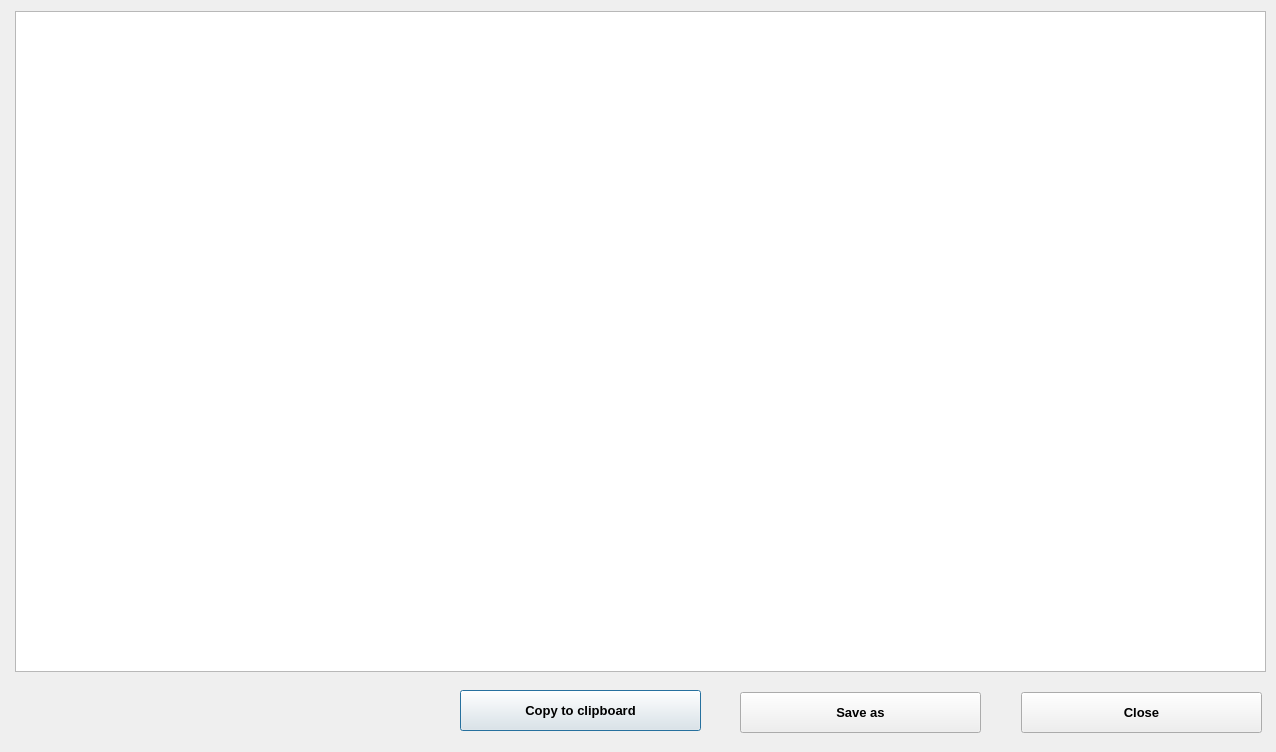
<?xml version="1.0" encoding="UTF-8"?>
<ui version="4.0">
 <class>LogOutput</class>
 <widget class="QDialog" name="LogOutput">
  <property name="geometry">
   <rect>
    <x>0</x>
    <y>0</y>
    <width>1276</width>
    <height>752</height>
   </rect>
  </property>
  <property name="windowTitle">
   <string>Configuration output</string>
  </property>
  <widget class="QTextBrowser" name="configOutputTextBrowser">
   <property name="geometry">
    <rect>
     <x>15</x>
     <y>11</y>
     <width>1251</width>
     <height>661</height>
    </rect>
   </property>
   <property name="palette">
    <palette>
     <active>
      <colorrole role="Text">
       <brush brushstyle="SolidPattern">
        <color alpha="255">
         <red>0</red>
         <green>0</green>
         <blue>0</blue>
        </color>
       </brush>
      </colorrole>
      <colorrole role="Base">
       <brush brushstyle="SolidPattern">
        <color alpha="255">
         <red>255</red>
         <green>255</green>
         <blue>255</blue>
        </color>
       </brush>
      </colorrole>
      <colorrole role="PlaceholderText">
       <brush brushstyle="SolidPattern">
        <color alpha="128">
         <red>0</red>
         <green>170</green>
         <blue>0</blue>
        </color>
       </brush>
      </colorrole>
     </active>
     <inactive>
      <colorrole role="Text">
       <brush brushstyle="SolidPattern">
        <color alpha="255">
         <red>0</red>
         <green>0</green>
         <blue>0</blue>
        </color>
       </brush>
      </colorrole>
      <colorrole role="Base">
       <brush brushstyle="SolidPattern">
        <color alpha="255">
         <red>255</red>
         <green>255</green>
         <blue>255</blue>
        </color>
       </brush>
      </colorrole>
      <colorrole role="PlaceholderText">
       <brush brushstyle="SolidPattern">
        <color alpha="128">
         <red>0</red>
         <green>170</green>
         <blue>0</blue>
        </color>
       </brush>
      </colorrole>
     </inactive>
     <disabled>
      <colorrole role="Text">
       <brush brushstyle="SolidPattern">
        <color alpha="255">
         <red>120</red>
         <green>120</green>
         <blue>120</blue>
        </color>
       </brush>
      </colorrole>
      <colorrole role="Base">
       <brush brushstyle="SolidPattern">
        <color alpha="255">
         <red>240</red>
         <green>240</green>
         <blue>240</blue>
        </color>
       </brush>
      </colorrole>
      <colorrole role="PlaceholderText">
       <brush brushstyle="SolidPattern">
        <color alpha="128">
         <red>0</red>
         <green>0</green>
         <blue>0</blue>
        </color>
       </brush>
      </colorrole>
     </disabled>
    </palette>
   </property>
   <property name="font">
    <font>
     <family>Courier New</family>
     <pointsize>10</pointsize>
     <weight>50</weight>
     <bold>false</bold>
    </font>
   </property>
   <property name="autoFillBackground">
    <bool>true</bool>
   </property>
   <property name="html">
    <string>&lt;!DOCTYPE HTML PUBLIC &quot;-//W3C//DTD HTML 4.0//EN&quot; &quot;http://www.w3.org/TR/REC-html40/strict.dtd&quot;&gt;
&lt;html&gt;&lt;head&gt;&lt;meta name=&quot;qrichtext&quot; content=&quot;1&quot; /&gt;&lt;style type=&quot;text/css&quot;&gt;
p, li { white-space: pre-wrap; }
&lt;/style&gt;&lt;/head&gt;&lt;body style=&quot; font-family:'Courier New'; font-size:10pt; font-weight:400; font-style:normal;&quot;&gt;
&lt;p style=&quot;-qt-paragraph-type:empty; margin-top:0px; margin-bottom:0px; margin-left:0px; margin-right:0px; -qt-block-indent:0; text-indent:0px; font-family:'Terminal'; font-size:6pt;&quot;&gt;&lt;br /&gt;&lt;/p&gt;&lt;/body&gt;&lt;/html&gt;</string>
   </property>
  </widget>
  <widget class="QPushButton" name="configOutputCopyPushButton">
   <property name="geometry">
    <rect>
     <x>460</x>
     <y>690</y>
     <width>241</width>
     <height>41</height>
    </rect>
   </property>
   <property name="font">
    <font>
     <pointsize>10</pointsize>
     <weight>75</weight>
     <bold>true</bold>
    </font>
   </property>
   <property name="text">
    <string>Copy to clipboard</string>
   </property>
  </widget>
  <widget class="QPushButton" name="configOutputClosePushButton">
   <property name="geometry">
    <rect>
     <x>1021</x>
     <y>692</y>
     <width>241</width>
     <height>41</height>
    </rect>
   </property>
   <property name="font">
    <font>
     <pointsize>10</pointsize>
     <weight>75</weight>
     <bold>true</bold>
    </font>
   </property>
   <property name="text">
    <string>Close</string>
   </property>
  </widget>
  <widget class="QPushButton" name="configOutputSaveasPushButton">
   <property name="geometry">
    <rect>
     <x>740</x>
     <y>692</y>
     <width>241</width>
     <height>41</height>
    </rect>
   </property>
   <property name="font">
    <font>
     <pointsize>10</pointsize>
     <weight>75</weight>
     <bold>true</bold>
    </font>
   </property>
   <property name="text">
    <string>Save as</string>
   </property>
  </widget>
 </widget>
 <resources/>
 <connections/>
</ui>
